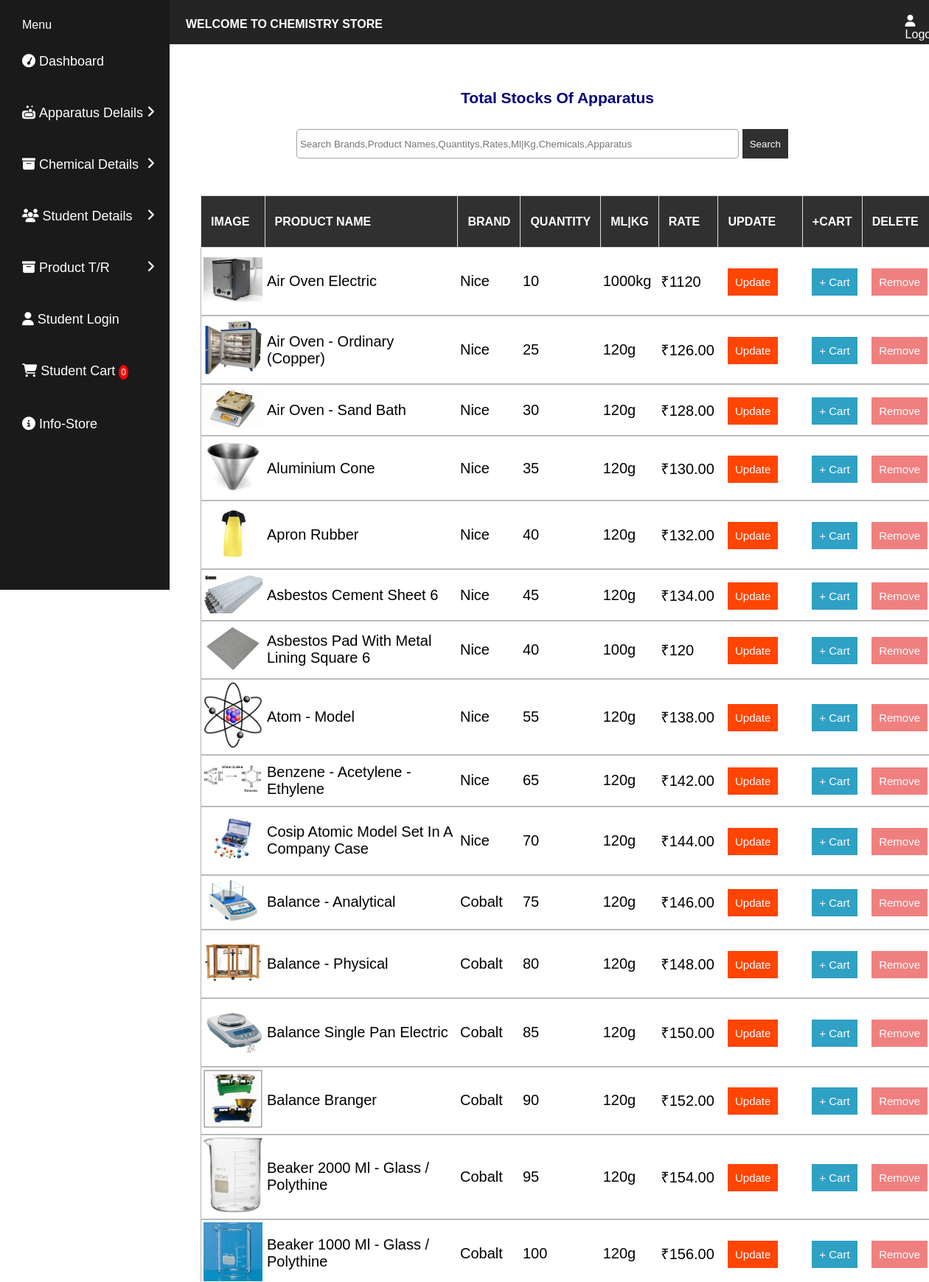
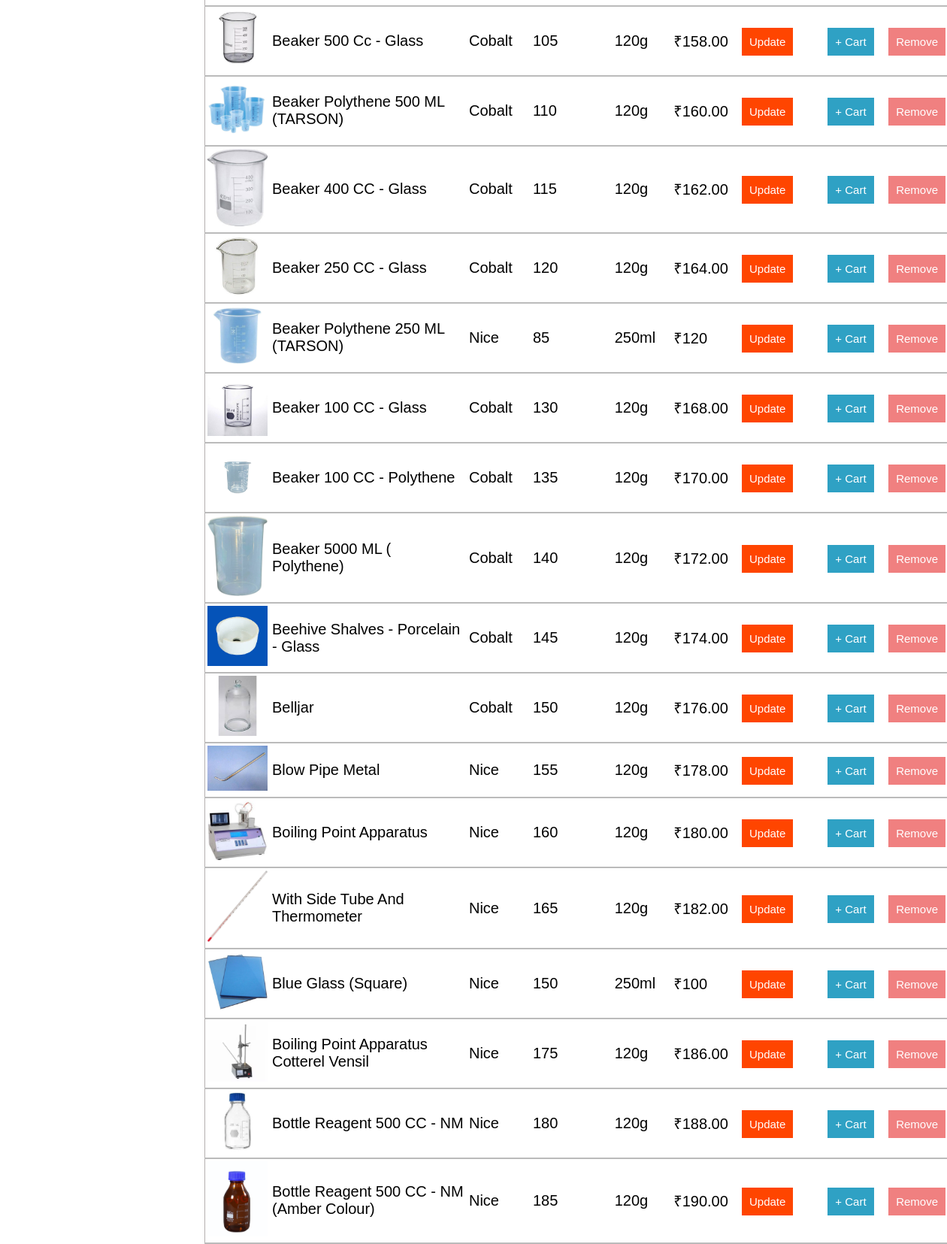
Page /viewaapa.php (upper part) on the committed database (2 pictures, top to bottom).
### tables this page shows
CREATE TABLE `entryproducts` (
  `id` int(100) NOT NULL,
  `Brand` char(11) NOT NULL,
  `Quantity` int(11) NOT NULL,
  `mlkg` char(20) NOT NULL,
  `Rate` char(50) NOT NULL,
  `Name` char(50) NOT NULL,
  `Image` char(200) NOT NULL
);

### viewaapa.php (the view, shortened to what this page needs)
<?php
$servername = "localhost";
$username = "root";
$password = "";
$dbname = "chemistrystore";
$conn = new mysqli($servername, $username, $password, $dbname);
		?>
<!DOCTYPE html>
<html lang="en">
<head>
    <link rel="stylesheet" stylesheet href="https://cdnjs.cloudflare.com/ajax/libs/font-awesome/6.5.1/css/all.min.css" />
    <link rel="stylesheet" href="style.css">
    <link rel="stylesheet" href="https://unpkg.com/aos@next/dist/aos.css" />
</head>
<body>
<div class="navss">
        <div class="logg">
            <h4>WELCOME TO CHEMISTRY STORE</h4>
        </div>
      <div class="loggs"><a href="logout.php" style="color: white; font-size: 16px; padding-right:5px;"><i class="fas fa-user" style="color: white; font-size: 16px; padding-right:5px;"></i>Logout</a></div>
    </div>
    <div class="go">
    <div class="side-bar">
        <div class="menu">
        <div class="itemss">Menu</a></div>
            <div class="items"><a href="http://localhost/CHEMISTRYSTORE/dashboard.php"><i class="fas fa-tachometer"></i>Dashboard</a></div>
            <div class="items"><a class="sub-btn"><i class="fa fa-soap"></i>Apparatus Delails
            <i class="fas fa-angle-right droopdown"></i>
            </a>
            </div>
            <div class="items"><a class="sub-btn"><i class="fas fa-archive"></i>Chemical Details
            <i class="fas fa-angle-right droopdown"></i>
            </a>
    </div>
            <div class="items"><a class="sub-btn"><i class="fa fa-users"></i>Student Details
            <i class="fas fa-angle-right droopdown"></i>
            </a>
       </div>
            <div class="items"><a class="sub-btn"><i class="fas fa-archive"></i>Product T/R
            <i class="fas fa-angle-right droopdown"></i>
        </a>
    <div class="items"><a href="http://localhost/CHEMISTRYSTORE/stulogin.php"><i class="fas fa-user"></i>Student Login</a></div>
    <div class="items"><a href="http://localhost/CHEMISTRYSTORE/mycart.php"><i class="fas fa-shopping-cart"></i>Student cart
    <span style="background-color: red; padding:3px; font-size:12px; position-relative; top:90px; border-radius:50%;" ><?php
                    $dashy=mysqli_query($conn,"SELECT * FROM `cart`");
                    $cy=mysqli_num_rows($dashy);
                    if($cy){
                            echo "".$cy."";
                        }
                        else{
                            echo "0";
                        }?></span></a></div>
    <div class="items"><a href="http://localhost/CHEMISTRYSTORE/info.php"><i class="fas fa-info-circle"></i>Info-Store</a></div>
        </div>
    </div>
    </div>
    </div>
    <br>
    <div class="st" style="padding-top: 5%;">
    <span class="subhead"><center><h3>Total Stocks of Apparatus</h3></center></span>
    <div class="contai mt-5">
        <div class="rw justify-content-center">
            <div class="col-md-8">
                <form action="">
               <div class="input-group mb-3">
                <input type="text" class="form-control" value="<?php if(isset($_GET['search'])){echo $_GET['search'];}?>" required="required" name="search" placeholder=" Search Brands,Product Names,Quantitys,Rates,Ml|Kg,Chemicals,Apparatus">
                <button type="submit" class="btn btn-primary">Search</button>
                </div>
                </form>
            </div>
        </div>
    </div>
    <center>
        <form action="" method="post">
<table border="1" style="background: white;  margin-top:30px;" cellpadding="5" cellspacing="5" class="design" align="" >
<tr  style="color: #fff; background-color:#303030; text-align:left; font-size:16px;"><b><th>IMAGE</th><th>PRODUCT NAME</th><th>BRAND</th><th>QUANTITY</th><th>ML|KG</th><th>RATE</th><th>UPDATE</th><th>+CART</th><th>DELETE</th></b></tr>
<?php
if(isset($_GET['search'])){
    $filter=$_GET['search'];
    $filter2="SELECT * FROM `entryproducts` WHERE CONCAT(Brand,Quantity,Rate,mlkg,Name,Image) LIKE '%$filter%'";
    $filtrow=mysqli_query($conn,$filter2);
    $i=1;
    if(mysqli_fetch_array($filtrow) > 0){
        foreach($filtrow as $row){
            ?>
                <tr style="font-size:20px;color:black; text-align: left;">
                <td><?php echo "<img src='$row[Image]'  height=80px width=80px />" ;?></td>
                <td ><?php echo $row['Name']; ?></td>
                <td><?php echo $row['Brand'];?></td>
                <td><?php echo $row['Quantity'];?></td>
                <td><?php echo $row['mlkg'];?></td>
                <td><?php echo $row['Rate'];?></td>
                <td><a href="update.php?id=<?php echo $row['id'];?>" class="fg1" style="color: white; text-align:center; margin-left:10px;">Update</a></td>
                <td><a href="cart.php?id=<?php echo $row['id'];?>"class="fg14" style="color: white; text-align:center; margin-left:10px;">+ Cart</a></td>
                <td><a href="viewaapa.php?id=<?php echo $row['id'];?>" class="fe2" style="color: white;  padding: 10px 10px; font-size: 15px; text-align:center; margin-left:10px;">Remove</a></td>
                </tr>
            <?php
        }
    }
    else{
        ?>
        <tr><td colspan="4">No record found</td></tr>
        <?php
    }
}
else{
$x=mysqli_query($conn,"SELECT * FROM `entryproducts`");
while($y=mysqli_fetch_array($x))
{
	?>
<tr style="font-size:20px;color:black; text-align: left;">
<td><?php echo "<img src='$y[Image]' hieght=80px width=80px />" ;?></td>
<td><?php echo $y['Name'];?></td>
<td><?php echo $y['Brand'];?></td>
<td><?php echo $y['Quantity'];?></td>
<td><?php echo $y['mlkg'];?></td>
<td><?php echo $y['Rate'];?></td>
<td><a href="update.php?id=<?php echo $y['id'];?>" class="fg1" style="color: white; margin-right: 30px; text-align:center; margin-left:10px;">Update</a></td>
<td><a href="cart.php?id=<?php echo $y['id'];?>"class="fg14" style="color: white; text-align:center; margin-left:10px;">+ Cart</a></td>
<td><a href="viewaapa.php?id=<?php echo $y['id'];?>" class="fe2" style="color: white;  padding: 10px 10px; font-size: 15px; text-align:center; margin-left:10px;">Remove</a></td>
</tr>
<?php }
 }?>
</table>
</form>
    </div>
</body>
</html>

### style.css (style rules this page uses)
* { font-family: 'Poppins', sans-serif; margin:0; padding:0; box-sizing: border-box; outline: none; border:none; text-transform: capitalize; transition: all .2s linear; }
body { background-color: #fff; }
.design a { text-decoration: none; color: rgb(1, 1, 27); }
.design { background-color:transparent; border:1px solid #b4afaf; border-radius:5px; padding:20px 20px; margin-top: 15%; margin: 20px 20px; width: 990px; height: fit-content; padding-bottom: 20px; box-shadow:0px 0px 40px #ffffff; }
.subhead { font-size: 18px; display: flex; padding-top: 20px; justify-content: center; color: rgb(0, 0, 122); margin-top: 2%; }
.fg1 { background:orangered; color:white; padding: 10px 10px; font-size: 15px; }
.fg14 { background:rgb(47, 161, 196); color:white; padding: 10px 10px; font-size: 15px; }
html { scroll-behavior: smooth; }
input { width: 150px; }
a { text-decoration: none; color: black; }
* { margin: 0; padding: 0; box-sizing: border-box; }
body { min-height: 100vh; background-color: white; background-size: cover; background-position: center; }
.side-bar { width: 230px; height: 100vh; background: #1b1a1b; position: fixed; top: 0; overflow-y: auto; transition: 0.5s ease; transition-property: left; }
.menu { width: 100%; margin-top: 20px; }
.menu .items { position: relative; cursor: pointer; }
.menu .items a { color: #fff; font-size: 18px; text-decoration: none; display: block; padding: 5px 30px; line-height: 60px; }
.itemss { color: #fff; font-size: 16px; padding: 5px 30px; }
.items i { margin-right: 5px; }
.items a .droopdown { position: absolute; right: 0; margin: 20px; transition: 0.5s ease; }
.st { width: 100%; min-height: 100vh; padding-left: 20%; padding-top: 0%; }
.contai { width: 80%; display: flex; padding-left: 10%; margin: 30px; justify-content: center; }
.rw input { height: 40px; width: 600px; border-radius: 5px; border: 1px solid rgba(37, 37, 37, 0.418); }
.rw .btn { margin-bottom: 20px; height: 40px; padding: 10px 10px; background-color: #262627f3; color: white; border: none; }
.navss { width: 100%; height: 60px; background: #252424; color: white; display: flex; position: fixed; }
.logg { padding-left: 20%; color: white; display: flex; padding-top: 3px; }
.logg h4 { padding-top: 21px; width: 900px; }
.loggs { padding-left: 6%; padding-top: 20px; color: white; }

### viewaapa.php (style rules this page uses)
table { width:100vw; border: 1px solid #ddd; border-collapse: collapse; }
th,td { height: 70px; padding: 3px; border-bottom: 2px solid #bbb; }
th { padding: 13px; border: 1px solid #ddd; }
.fe2 { background-color: lightcoral; }

### rows in the picture
entryproducts: Image (picture), Name "Air Oven Electric", Brand "Nice", Quantity "10", mlkg "1000kg", Rate "₹1120"
entryproducts: Image (picture), Name "Air Oven - Ordinary (Copper)", Brand "Nice", Quantity "25", mlkg "120g", Rate "₹126.00"
entryproducts: Image (picture), Name "Air Oven - Sand Bath", Brand "Nice", Quantity "30", mlkg "120g", Rate "₹128.00"
entryproducts: Image (picture), Name "Aluminium Cone", Brand "Nice", Quantity "35", mlkg "120g", Rate "₹130.00"
entryproducts: Image (picture), Name "Apron Rubber", Brand "Nice", Quantity "40", mlkg "120g", Rate "₹132.00"
entryproducts: Image (picture), Name "Asbestos Cement Sheet 6", Brand "Nice", Quantity "45", mlkg "120g", Rate "₹134.00"
entryproducts: Image (picture), Name "Asbestos Pad With Metal Lining Square 6", Brand "Nice", Quantity "40", mlkg "100g", Rate "₹120"
entryproducts: Image (picture), Name "Atom - Model", Brand "Nice", Quantity "55", mlkg "120g", Rate "₹138.00"
entryproducts: Image (picture), Name "Benzene - Acetylene - Ethylene", Brand "Nice", Quantity "65", mlkg "120g", Rate "₹142.00"
entryproducts: Image (picture), Name "Cosip Atomic Model Set In A Company Case", Brand "Nice", Quantity "70", mlkg "120g", Rate "₹144.00"
entryproducts: Image (picture), Name "Balance - Analytical", Brand "Cobalt", Quantity "75", mlkg "120g", Rate "₹146.00"
entryproducts: Image (picture), Name "Balance - Physical", Brand "Cobalt", Quantity "80", mlkg "120g", Rate "₹148.00"
entryproducts: Image (picture), Name "Balance Single Pan Electric", Brand "Cobalt", Quantity "85", mlkg "120g", Rate "₹150.00"
entryproducts: Image (picture), Name "Balance Branger", Brand "Cobalt", Quantity "90", mlkg "120g", Rate "₹152.00"
entryproducts: Image (picture), Name "Beaker 2000 Ml - Glass / Polythine", Brand "Cobalt", Quantity "95", mlkg "120g", Rate "₹154.00"
entryproducts: Image (picture), Name "Beaker 1000 Ml - Glass / Polythine", Brand "Cobalt", Quantity "100", mlkg "120g", Rate "₹156.00"
entryproducts: Image (picture), Name "Beaker 500 Cc - Glass", Brand "Cobalt", Quantity "105", mlkg "120g", Rate "₹158.00"
entryproducts: Image (picture), Name "Beaker Polythene 500 ML (TARSON)", Brand "Cobalt", Quantity "110", mlkg "120g", Rate "₹160.00"
entryproducts: Image (picture), Name "Beaker 400 CC - Glass", Brand "Cobalt", Quantity "115", mlkg "120g", Rate "₹162.00"
entryproducts: Image (picture), Name "Beaker 250 CC - Glass", Brand "Cobalt", Quantity "120", mlkg "120g", Rate "₹164.00"
entryproducts: Image (picture), Name "Beaker Polythene 250 ML (TARSON)", Brand "Nice", Quantity "85", mlkg "250ml", Rate "₹120"
entryproducts: Image (picture), Name "Beaker 100 CC - Glass", Brand "Cobalt", Quantity "130", mlkg "120g", Rate "₹168.00"
entryproducts: Image (picture), Name "Beaker 100 CC - Polythene", Brand "Cobalt", Quantity "135", mlkg "120g", Rate "₹170.00"
entryproducts: Image (picture), Name "Beaker 5000 ML ( Polythene)", Brand "Cobalt", Quantity "140", mlkg "120g", Rate "₹172.00"
entryproducts: Image (picture), Name "Beehive Shalves - Porcelain - Glass", Brand "Cobalt", Quantity "145", mlkg "120g", Rate "₹174.00"
entryproducts: Image (picture), Name "Belljar", Brand "Cobalt", Quantity "150", mlkg "120g", Rate "₹176.00"
entryproducts: Image (picture), Name "Blow Pipe Metal", Brand "Nice", Quantity "155", mlkg "120g", Rate "₹178.00"
entryproducts: Image (picture), Name "Boiling Point Apparatus", Brand "Nice", Quantity "160", mlkg "120g", Rate "₹180.00"
entryproducts: Image (picture), Name "With Side Tube And Thermometer", Brand "Nice", Quantity "165", mlkg "120g", Rate "₹182.00"
entryproducts: Image (picture), Name "Blue Glass (Square)", Brand "Nice", Quantity "150", mlkg "250ml", Rate "₹100"
entryproducts: Image (picture), Name "Boiling Point Apparatus Cotterel Vensil", Brand "Nice", Quantity "175", mlkg "120g", Rate "₹186.00"
entryproducts: Image (picture), Name "Bottle Reagent 500 CC - NM", Brand "Nice", Quantity "180", mlkg "120g", Rate "₹188.00"
entryproducts: Image (picture), Name "Bottle Reagent 500 CC - NM (Amber Colour)", Brand "Nice", Quantity "185", mlkg "120g", Rate "₹190.00"
